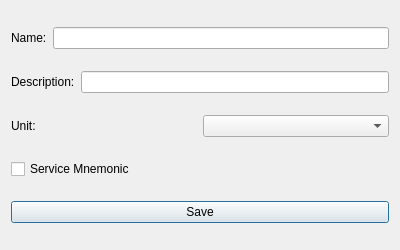
<?xml version="1.0" encoding="UTF-8"?>
<ui version="4.0">
 <class>MainMnemonicEditor</class>
 <widget class="QDialog" name="MainMnemonicEditor">
  <property name="geometry">
   <rect>
    <x>0</x>
    <y>0</y>
    <width>400</width>
    <height>250</height>
   </rect>
  </property>
  <property name="windowTitle">
   <string>Edit Main Mnemonic</string>
  </property>
  <layout class="QVBoxLayout" name="verticalLayout">
   <item>
    <layout class="QHBoxLayout" name="horizontalLayout_name">
     <item>
      <widget class="QLabel" name="label_name">
       <property name="text">
        <string>Name:</string>
       </property>
      </widget>
     </item>
     <item>
      <widget class="QLineEdit" name="lineEdit_name"/>
     </item>
    </layout>
   </item>
   <item>
    <layout class="QHBoxLayout" name="horizontalLayout_description">
     <item>
      <widget class="QLabel" name="label_description">
       <property name="text">
        <string>Description:</string>
       </property>
      </widget>
     </item>
     <item>
      <widget class="QLineEdit" name="lineEdit_description"/>
     </item>
    </layout>
   </item>
   <item>
    <layout class="QHBoxLayout" name="horizontalLayout_unit">
     <item>
      <widget class="QLabel" name="label_unit">
       <property name="text">
        <string>Unit:</string>
       </property>
      </widget>
     </item>
     <item>
      <widget class="QComboBox" name="comboBox_unit"/>
     </item>
    </layout>
   </item>
   <item>
    <widget class="QCheckBox" name="checkBox_service">
     <property name="text">
      <string>Service Mnemonic</string>
     </property>
    </widget>
   </item>
   <item>
    <widget class="QPushButton" name="pushButton_save">
     <property name="text">
      <string>Save</string>
     </property>
    </widget>
   </item>
  </layout>
 </widget>
 <resources/>
 <connections/>
</ui>
